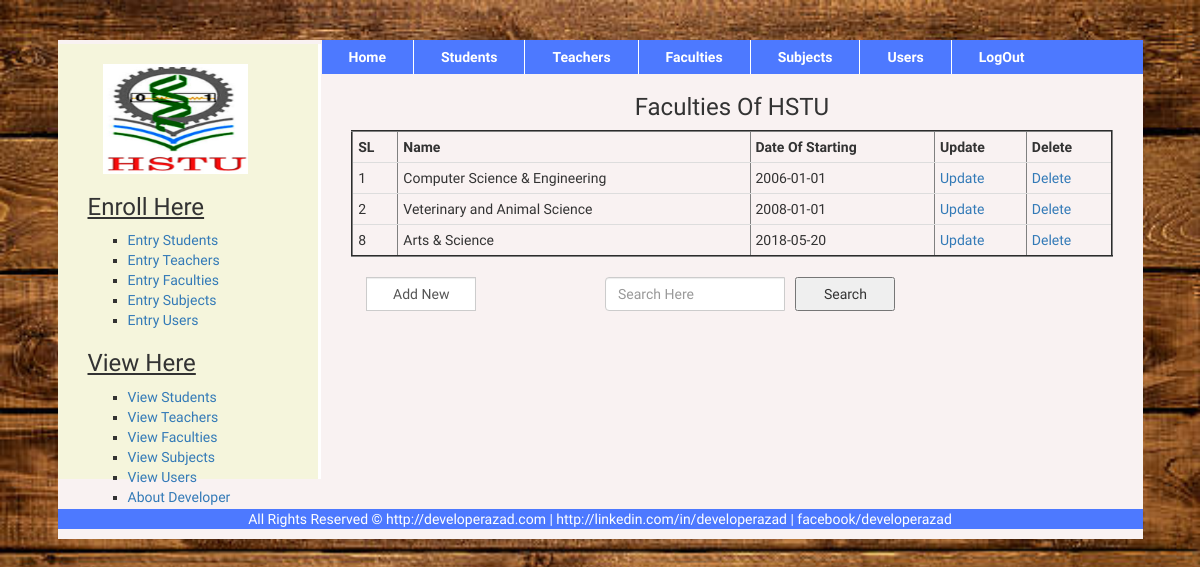
/viewFaculty.php (signed in), run on the app's committed database.
### tables this page shows
CREATE TABLE IF NOT EXISTS `faculty` (
  `f_id` int(11) NOT NULL AUTO_INCREMENT,
  `name` varchar(111) NOT NULL,
  `dob` varchar(111) NOT NULL,
  PRIMARY KEY (`f_id`)
);

### viewFaculty.php (the view, shortened to what this page needs)
<?php include("header.php"); ?>
	<div class="col-md-12">
		<?php include("leftMenu.php"); ?>
		<div class="col-md-9 hstu">
				<h3 class="text-center">Faculties Of HSTU</h3>
					<form action="" method="post" enctype="multipart/form-data">
					<?php include("config.php"); ?>
					<?php
							$sql = "SELECT * FROM faculty";
							$result = $conn->query($sql);
							if ($result->num_rows > 0) {
								echo "<table border='2' align='center' class='table table-hover'>
											<tr>
												<th>SL</th>
												<th>Name</th>
												<th>Date Of Starting</th>
												<th>Update</th>
												<th>Delete</th>
											</tr>";
									while($row = $result->fetch_assoc()){
											echo "<tr>";
												echo "<td>".$row['f_id']."</td>";
												echo "<td>".$row['name']."</td>";
												echo "<td>".$row['dob']."</td>";
					?>
												<td><a href="updateFaculty.php?f_id=<?php echo $row['f_id']?>">Update</a></td>
												<td><a href="deleteFaculty.php?f_id=<?php echo $row['f_id']?>">Delete</a></td>
					<?php
											echo "</tr>";
									}
								echo "</table>";
							} else {
								echo("No Data were Found!");
							}
					 ?>
				</form>
				<form action="" method="post" enctype="multipart/form-data">
					<div class="form-group">
					        <div class="col-md-4 inputGroupContainer">
					          <div class="input-group">
					           <a href="entryFaculty.php"><input name="addnew" class="form-control" type="button" value="Add New" style="width:110px;"></a>
					           </div>
					        </div>
    					</div>
    					<div class="form-group">
					        <div class="inputGroupContainer">
					          <div class="input-group">
					           	<input name="search" placeholder="Search Here" class="form-control" type="text" style="width: 180px;"></a> &nbsp;&nbsp;
					           	<button type="submit" style="width:100px;">Search</button>
					           </div>
					        </div>
    					</div>
				</form>
		</div>
	</div>
	<?php include("footer.php"); ?>

### style.css (style rules this page uses)
body { padding: 5px auto; font-family: 'El Messiri', sans-serif; background:url(img/bg.jpg) fixed no-repeat; background-size:cover; }
a,a:hover { text-decoration:none; }
.input-group input[type="text"],.input-group input[type="email"],.input-group input[type="date"],.input-group input[type="password"] { width: 150px; }
.input-group input[type="submit"],.input-group input[type="button"],.input-group input[type="password"],.input-group input[type="file"] { width: 150px; }
select,button[type="submit"] { width: 150px; height: 34px; }
.table > tbody > tr > td, .table > tbody > tr > th, .table > tfoot > tr > td, .table > tfoot > tr > th, .table > thead > tr > td, .table > thead > tr > th { padding: 5px; }

### data on the page
faculty: f_id "1", name "Computer Science & Engineering", dob "2006-01-01"
faculty: f_id "2", name "Veterinary and Animal Science", dob "2008-01-01"
faculty: f_id "8", name "Arts & Science", dob "2018-05-20"
